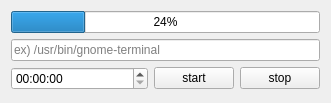
<?xml version="1.0" encoding="UTF-8"?>
<ui version="4.0">
 <class>Form</class>
 <widget class="QWidget" name="Form">
  <property name="geometry">
   <rect>
    <x>0</x>
    <y>0</y>
    <width>331</width>
    <height>103</height>
   </rect>
  </property>
  <property name="windowTitle">
   <string>Form</string>
  </property>
  <layout class="QVBoxLayout" name="verticalLayout">
   <item>
    <widget class="QProgressBar" name="progressBar">
     <property name="value">
      <number>24</number>
     </property>
    </widget>
   </item>
   <item>
    <widget class="QLineEdit" name="lineEdit__cmd">
     <property name="placeholderText">
      <string>ex) /usr/bin/gnome-terminal</string>
     </property>
    </widget>
   </item>
   <item>
    <layout class="QHBoxLayout" name="horizontalLayout_2">
     <item>
      <widget class="QTimeEdit" name="timeEdit__timer">
       <property name="displayFormat">
        <string>hh:mm:ss</string>
       </property>
      </widget>
     </item>
     <item>
      <layout class="QHBoxLayout" name="horizontalLayout">
       <item>
        <widget class="QPushButton" name="pushButton__start">
         <property name="text">
          <string>start</string>
         </property>
        </widget>
       </item>
       <item>
        <widget class="QPushButton" name="pushButton__stop">
         <property name="text">
          <string>stop</string>
         </property>
        </widget>
       </item>
      </layout>
     </item>
    </layout>
   </item>
  </layout>
 </widget>
 <resources/>
 <connections/>
</ui>
